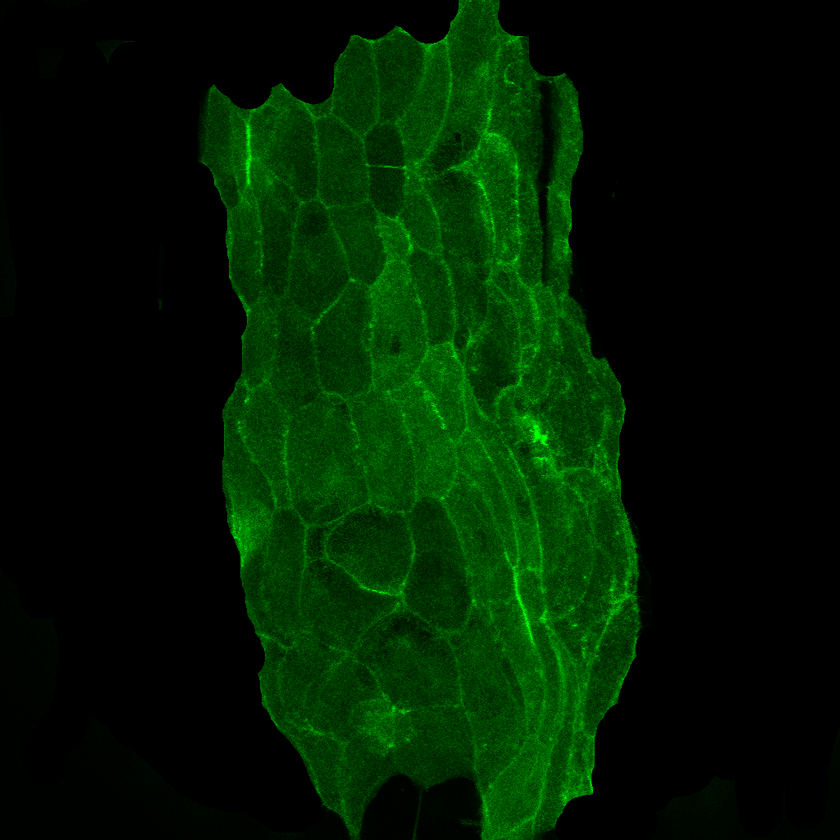
#> input picture cellpose_all/pupa_1_stage_1_cropped_0006.tif, 840 x 840 px, shrunk from 1024 x 1024 before the run
$ python optic_flow.py
#> lines starting #> are read from the running program, lines starting #| are printed output that depends on the picture
from PIL import Image
import cv2
import numpy as np

frame1 = Image.open('cellpose_all/pupa_1_stage_1_cropped_0006.tif')
#> frame1 is the input picture: PIL image 840x840 RGB; mean R, G, B 0, 28.3, 0
frame2 = Image.open('cellpose_all/pupa_1_stage_1_cropped_0007.tif')
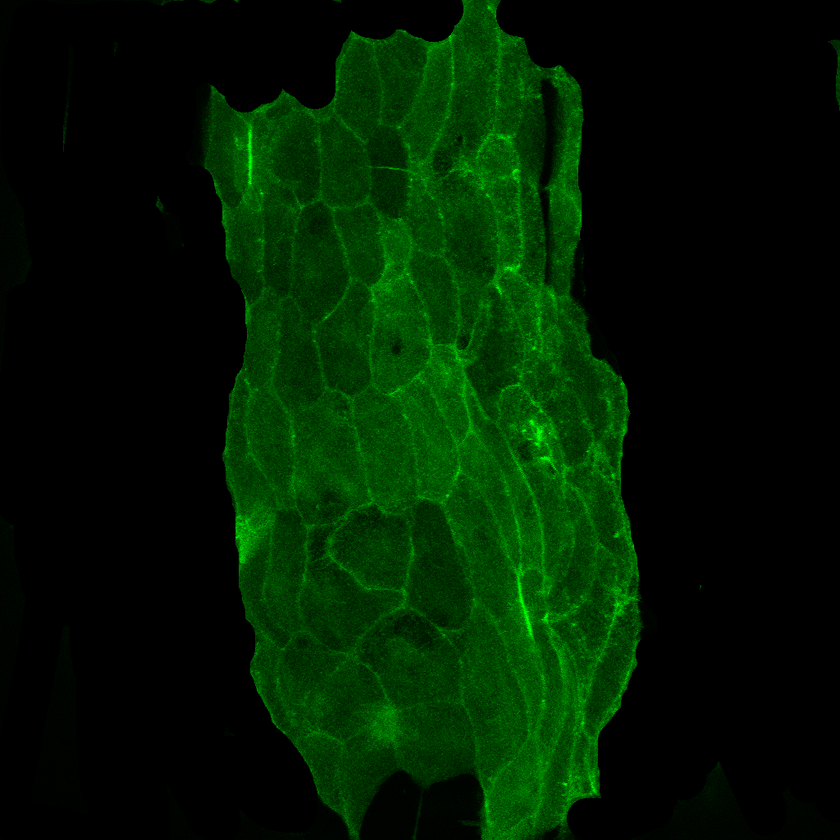
#> input picture cellpose_all/pupa_1_stage_1_cropped_0007.tif, 840 x 840 px, shrunk from 1024 x 1024 before the run
#> frame2 is the input picture: PIL image 840x840 RGB; mean R, G, B 0, 28.5, 0

gray1 = np.array(frame1.convert("L"))
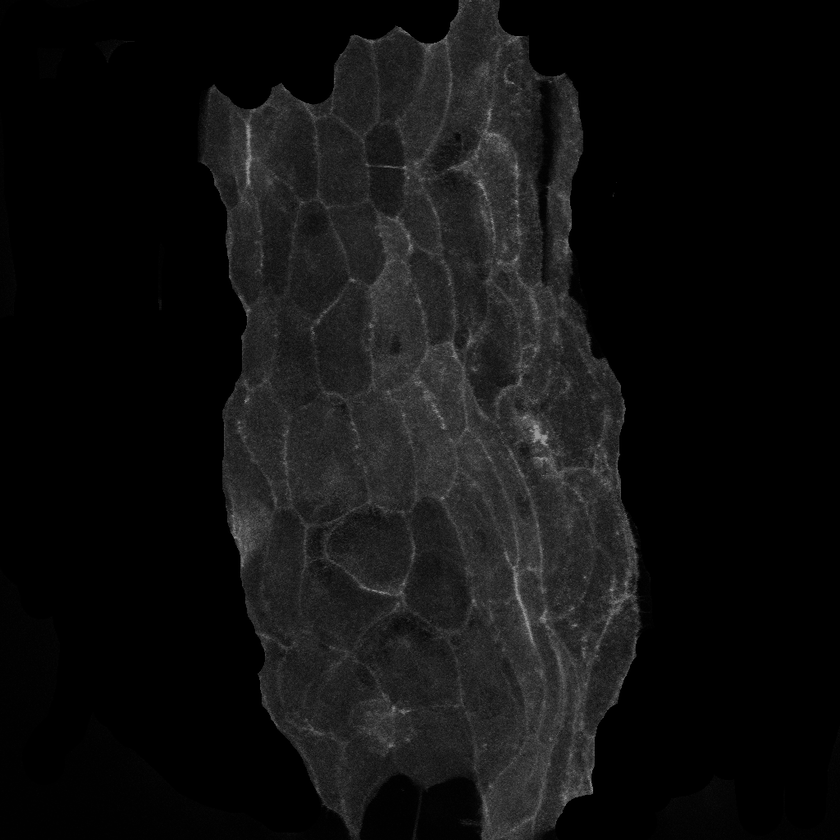
#> gray1: shape (840, 840); min 0, max 150, mean 16.6
gray2 = np.array(frame2.convert("L"))
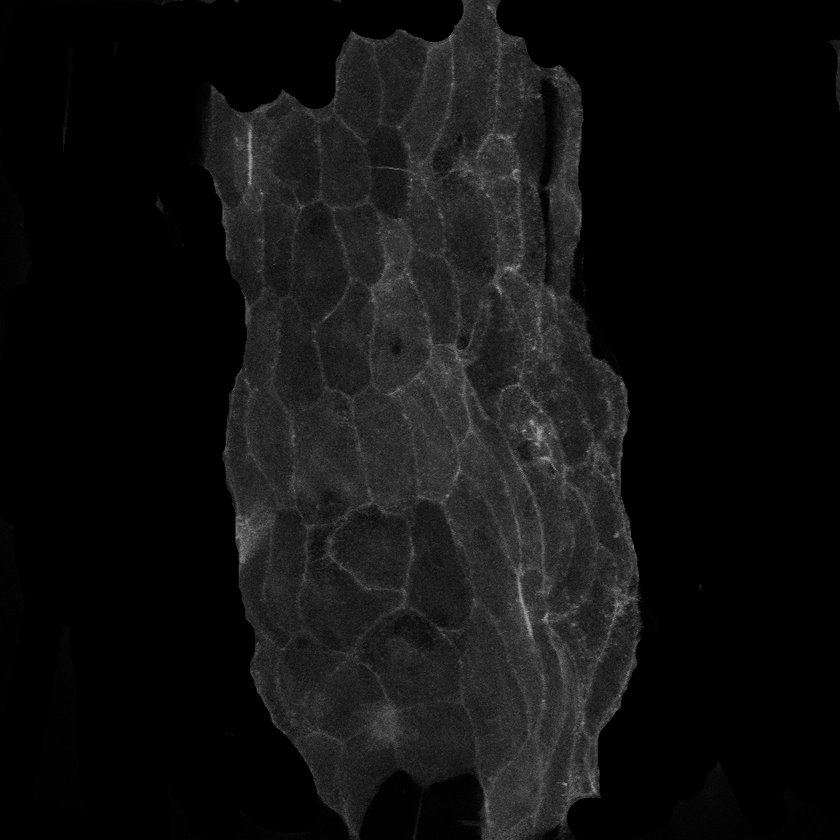
#> gray2: shape (840, 840); min 0, max 150, mean 16.7

if gray1.shape != gray2.shape:
    raise ValueError("Images must be the same size for optical flow computation")

flow = cv2.calcOpticalFlowFarneback(
    gray1, gray2, None, pyr_scale=0.5,
    levels=3, winsize=15, iterations=3,
    poly_n=5, poly_sigma=1.2, flags=0
)

flow_visualization = cv2.cvtColor(gray1, cv2.COLOR_GRAY2BGR)

# Skip every 20 pixels for visualization (you can adjust this number)
step = 20

# Loop through the image and draw arrows
for y in range(0, gray1.shape[0], step):
    for x in range(0, gray1.shape[1], step):
        # Get the flow vectors at each (x, y)
        flow_at_pixel = flow[y, x]

        # The flow is given as (dx, dy), where:
        dx, dy = flow_at_pixel[0], flow_at_pixel[1]

        # Draw an arrow from (x, y) to (x + dx, y + dy)
        start_point = (x, y)
        end_point = (int(x + dx), int(y + dy))

        # Draw the arrow on the image (use arrowedLine for visualization)
        cv2.arrowedLine(flow_visualization, start_point, end_point, (0, 255, 0), 1, tipLength=0.1)
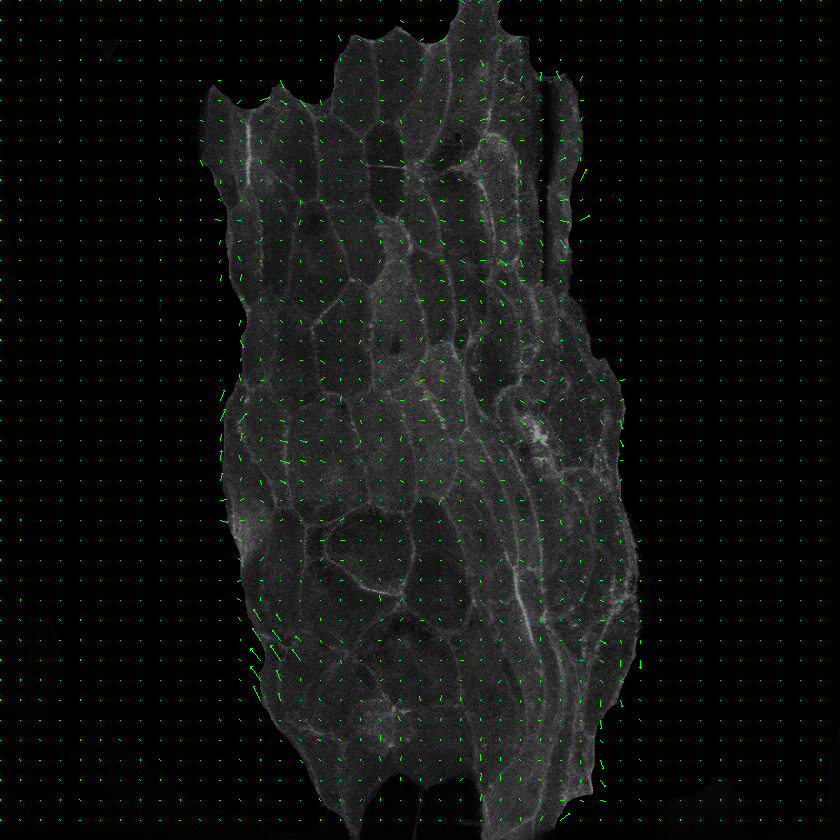
#> flow_visualization: shape (840, 840, 3); mean B, G, R 16.5, 17.9, 16.5

# Display the result
cv2.imshow("Optical Flow with Arrows", flow_visualization)
cv2.waitKey(0)
cv2.destroyAllWindows()
